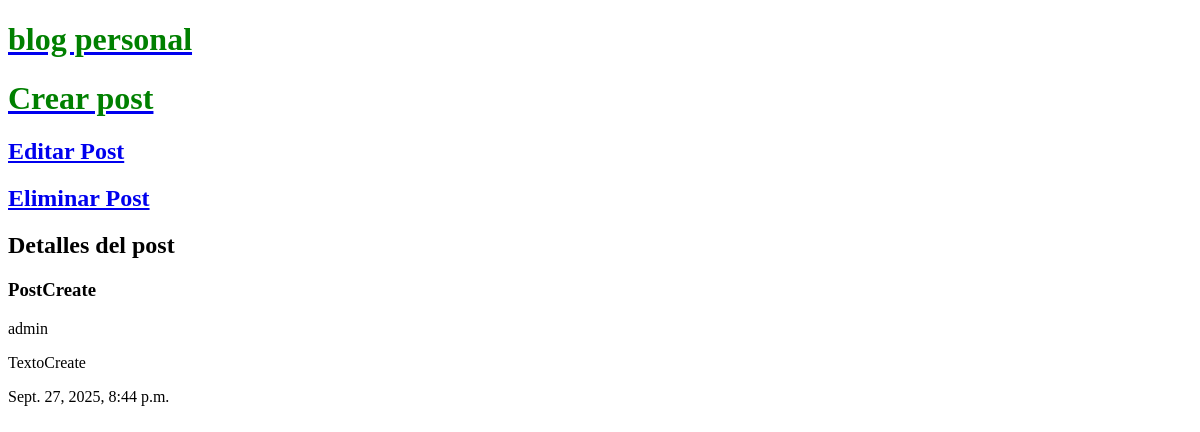
/post/5/, run on an earlier commit of the app's database.
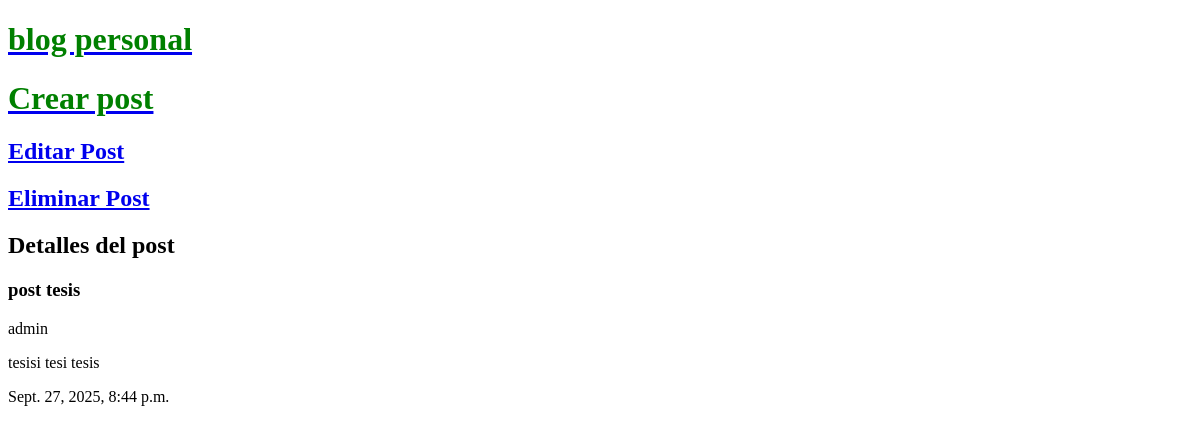
And on a later commit of the database.
### blogs/models.py (models this page shows, shortened)
class Post(models.Model):
    title = models.CharField(max_length=200)
    body = models.TextField()
    created_at = models.DateTimeField(auto_now_add=True)
    updated_at = models.DateTimeField(auto_now=True)
    author = models.ForeignKey("auth.User", on_delete=models.CASCADE)

### blogs/views.py (the view)
# urls.py: path("post/<int:pk>/", PostDetailView.as_view(), name="post-detail"),
class PostDetailView(DetailView):
    model = Post
    template_name = "post_detail.html"

### templates/post_detail.html
{% extends '_base.html' %}
{% block content %}
<a href="{% url 'post-edit' post.id %}"><h2>Editar Post</h2></a>
<a href="{% url 'post-delete' post.id %}"><h2>Eliminar Post</h2></a>
    <h2>Detalles del post</h2>
    <h3>{{ post.title  }}</h3>
    <p>{{ post.author }}</p>
    <p>{{ post.body }}</p>
    <p>{{ post.created_at }}</p>
{% endblock content %}

What changed in the data, as far as the page shows it:
changed Post "admin": title "PostCreate" → "post tesis"; body "TextoCreate" → "tesisi tesi tesis"
